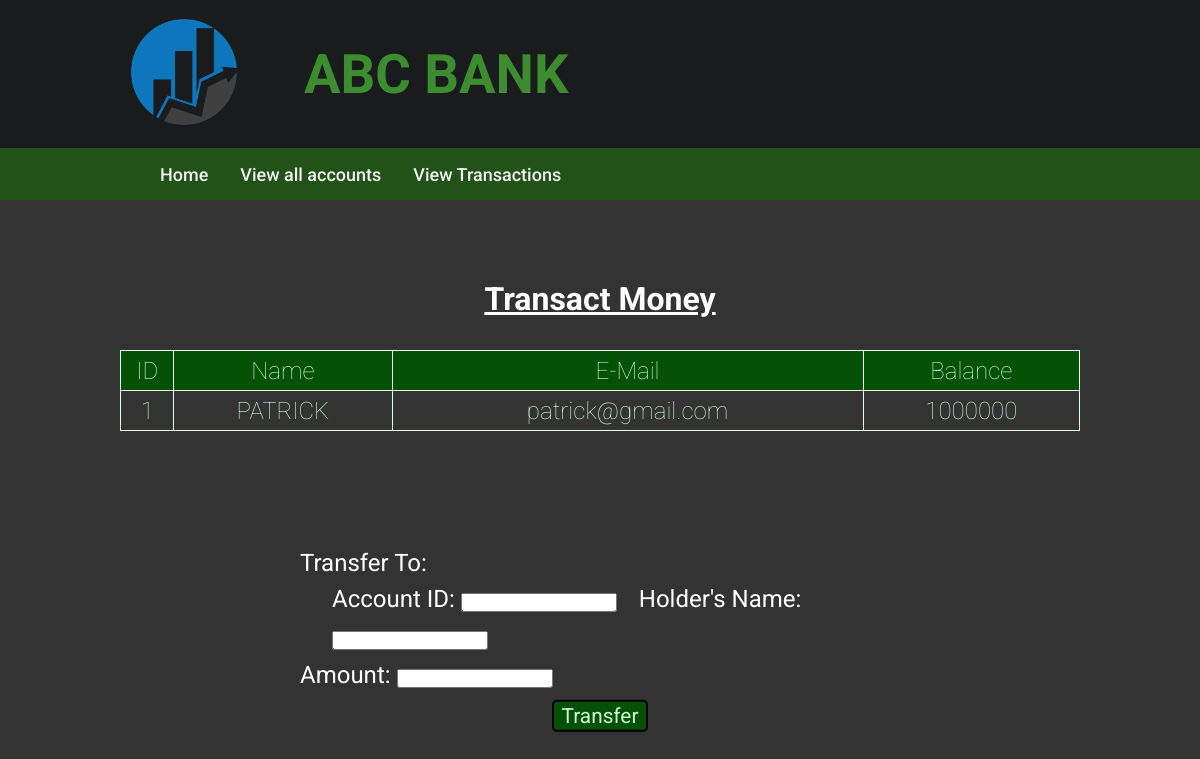
/selectedacc.php?id=1, run on the app's committed database.
### tables this page shows
CREATE TABLE `user` (
  `id` int(3) NOT NULL AUTO_INCREMENT,
  `name` text NOT NULL,
  `email` varchar(30) NOT NULL,
  `balance` int(8) NOT NULL,
  PRIMARY KEY (`id`)
);

### selectedacc.php (the view, shortened to what this page needs)
<!DOCTYPE html>
<html lang="en">
<head>
  <link rel="stylesheet" href="customers.css">
</head>
<body>
  <div class="container" id="container1">
    <h2><u>Transact Money</u></h2>
    <?php
      include 'config.php';
      $id = $_GET['id'];
      $sql = "SELECT * FROM  user where id=$id";
      $res = mysqli_query($conn, $sql);
      $rows = mysqli_fetch_assoc($res);
    ?>
    <table>
      <tr>
        <th>ID</th>
        <th>Name</th>
        <th>E-Mail</th>
        <th>Balance</th>
      </tr>
      <tr>
        <td><?php echo $rows['id']; ?></td>
        <td><?php echo $rows['name']; ?></td>
        <td><?php echo $rows['email']; ?></td>
        <td><?php echo $rows['balance']; ?></td>
      </tr>
    </table>
    <form name="transfer" method="POST" class="form">
      <label>Transfer To:</label>
      <div class="creds">
        <label>Account ID: </label>
        <input type="number" name="to_id" required>
        <label>Holder's Name: </label>
        <input type="text" name="to_name" required>
      </div>
      <label>Amount: </label>
      <input type="number" name="amount" required>
      <div style="text-align: center;">
        <button type="submit" name="submit" class="tran-btn" style="font-size:1.3rem; height:2rem; width:6rem;">Transfer</button>
      </div>
    </form>
  </div>
</body>
</html>

### customers.css (style rules this page uses)
* { box-sizing: border-box; margin: 0; padding: 0; font-family: "Roboto", sans-serif; }
body { background-color: #333333; }
.container { justify-content: center; align-items: center; width: 100%; padding-top: 5rem; padding-bottom: 2rem; }
table { color: #cef7d4; margin-left: auto; margin-right: auto; width: 60rem; font-size: 1.5rem; text-align: center; font-weight: 100; }
table, th, td { border: 1px solid #e6fce9; border-collapse: collapse; }
th { background-color: #055105; font-weight: 100; }
tr { height: 2.5rem; }
.tran-btn { background-color: #055105; height: 1.5rem; width: 5rem; margin-bottom: 0.3rem; color: #cef7d4; border: 2px solid black; border-radius: 5px; font-size: 1rem; }
h2 { color: white; font-size: 2rem; text-align: center; margin-bottom: 2rem; }
.form { position: absolute; left: 50%; transform: translate(-50%, 50%); margin-top: 1.5rem; color: white; font-size: 1.5rem; }
label, input { margin-bottom: 0.7rem; }
.creds { margin-top: 0.5rem; margin-left: 2rem; }
.creds input { margin-right: 1rem; }

### navbar.css (style rules this page uses)
* { box-sizing: border-box; margin: 0; padding: 0; font-family: "Roboto", sans-serif; }
.top { display: flex; align-items: center; height: 18.5vh; padding: 2rem 7rem; background-color: #1a1b1d; }
.bank-name { font-size: 3.4rem; font-weight: bold; margin-left: 3rem; color: #3c8c30; }
.logo { cursor: pointer; width: 9rem; height: 9rem; }
header { height: 25vh; }
.navbar { height: 6.5vh; width: 100vw; background-color: #215319; display: inline-flex; align-items: center; padding-left: 9rem; }
.navbar a { text-align: center; font-weight: 500; font-size: 18px; text-decoration: none; padding: 14px 16px; color: #f2f2f2; float: left; transition: all 0.3s ease 0s; }

### data on the page
user: id "1", name "PATRICK", email "patrick@gmail.com", balance "1000000"
